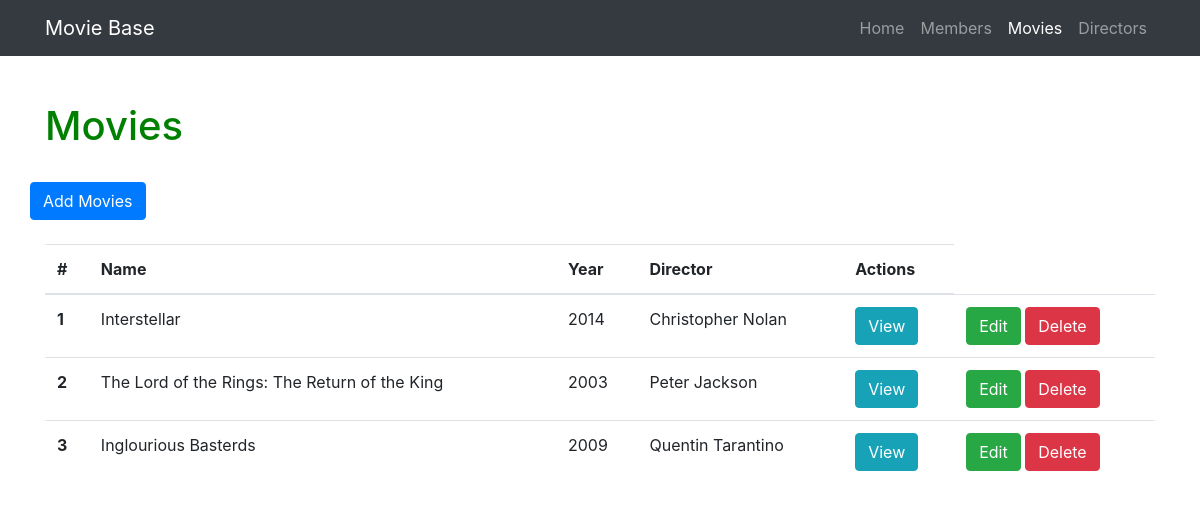
The app's page /movies with its own data.
### moviebase.py (models this page shows)
class Movie(db.Model):
    __tablename__ = 'movie'
    id = db.Column(db.Integer, primary_key=True)
    name = db.Column(db.String(256))
    year = db.Column(db.Integer)
    about = db.Column(db.Text)
    director_id = db.Column(db.Integer, db.ForeignKey('director.id'))

class Director(db.Model):
    __tablename__ = 'director'
    id = db.Column(db.Integer, primary_key=True)
    name = db.Column(db.String(64))
    about = db.Column(db.Text)
    movie = db.relationship('Movie', backref='director', cascade="delete")

### moviebase.py (the view)
@app.route('/movies')
def show_all_movies():
    movie = Movie.query.all()
    return render_template('movies-all.html', movie=movie)

### templates/movies-all.html (shortened to what this page needs)
{% extends "home-base.html" %}
{% block head %}
{{super()}}
{% endblock %}
{% block active_tab %}
<li class="nav-item">
  <a class="nav-link" href="/">Home</a>
</li>
<li class="nav-item">
  <a class="nav-link" href="/about">Members</a>
</li>
<li class="nav-item active">
  <a class="nav-link" href="/movies">Movies</a>
</li>
<li class="nav-item">
  <a class="nav-link" href="/directors">Directors</a>
</li>
{% endblock %}
{% block page_content %}
<div class="container">
  <div class="row">
    <div class="col-lg-12">
      <h1 class="mt-5">Movies</h1><br>
        <div class="row bottom-margin">
          <a href="/movies/add" class="btn btn-primary" role="button" aria-disabled="true">Add Movies</a>
        </div><br>
        {% if movie %}
        <table class="table">
          <thead>
            <tr>
              <th>#</th>
              <th>Name</th>
              <th>Year</th>
              <th>Director</th>
              <th>Actions</th>
            </tr>
          </thead>
          <tbody>
            {% for movie in movie %}
            <tr>
              <th scope="row">{{movie.id}}</th>
              <td>{{movie.name}}</td>
              <td>{{movie.year}}</td>
              <td>{{movie.director.name}}</td>
              <td>
                <button type="button" class="btn btn-info" data-toggle="modal" data-target="#{{movie.id}}">
                      View
                    </button>
              </td>
              <td>
                <a href="/movie/edit/{{movie.id}}" class="btn btn-success" role="button" aria-disabled="true">Edit</a>
                <a href="/movie/delete/{{movie.id}}" class="btn btn-danger" role="button" aria-disabled="true">Delete</a>
              </td>
            </tr>
            {% endfor%}
          </tbody>
        </table>
        {% endif %}
    </div>
  </div>
</div>
{% endblock %}

### templates/home-base.html (shortened to what this page needs)
<!DOCTYPE html>
<html>
  <head>
    {% block head %}
      <link rel="stylesheet" href="https://maxcdn.bootstrapcdn.com/bootstrap/4.0.0-beta.2/css/bootstrap.min.css">
      <link rel="stylesheet" href="https://maxcdn.bootstrapcdn.com/font-awesome/4.7.0/css/font-awesome.min.css">
    {% endblock %}
  </head>
  <body>
      <nav class="navbar navbar-expand-lg navbar-dark bg-dark fixed-top">
        <div class="container">
          <a class="navbar-brand" href="#">Movie Base</a>
          <div class="collapse navbar-collapse" id="navbarResponsive">
            <ul class="navbar-nav ml-auto">
              {% block active_tab %}
              {% endblock %}
            </ul>
          </div>
        </div>
      </nav>
    {% block page_content %}
    {% endblock %}
  </body>
</html>

### templates/movies-all.html (style rules this page uses)
h1 { color:green; }

### templates/home-base.html (style rules this page uses)
body { padding-top: 54px; }

### records on screen
Movie: id "1", name "Interstellar", year "2014", director.name "Christopher Nolan"
Movie: id "2", name "The Lord of the Rings: The Return of the King", year "2003", director.name "Peter Jackson"
Movie: id "3", name "Inglourious Basterds", year "2009", director.name "Quentin Tarantino"
